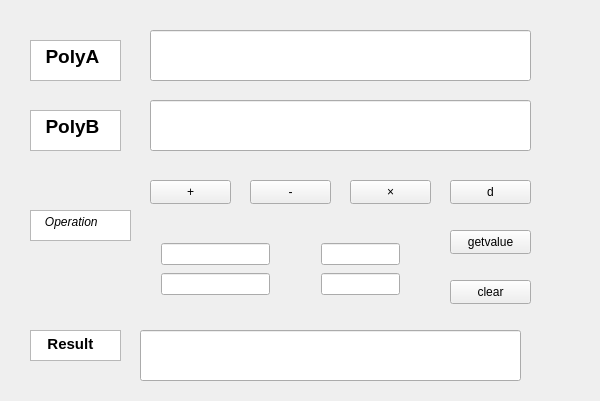
<?xml version="1.0" encoding="UTF-8"?>
<ui version="4.0">
 <class>PolyCalc_first_try</class>
 <widget class="QWidget" name="PolyCalc_first_try">
  <property name="geometry">
   <rect>
    <x>0</x>
    <y>0</y>
    <width>600</width>
    <height>401</height>
   </rect>
  </property>
  <property name="windowTitle">
   <string>PolyCalc_first_try</string>
  </property>
  <widget class="QLineEdit" name="PolyA">
   <property name="geometry">
    <rect>
     <x>150</x>
     <y>30</y>
     <width>381</width>
     <height>51</height>
    </rect>
   </property>
   <property name="autoFillBackground">
    <bool>false</bool>
   </property>
  </widget>
  <widget class="QLineEdit" name="PolyB">
   <property name="geometry">
    <rect>
     <x>150</x>
     <y>100</y>
     <width>381</width>
     <height>51</height>
    </rect>
   </property>
  </widget>
  <widget class="QPushButton" name="add">
   <property name="geometry">
    <rect>
     <x>150</x>
     <y>180</y>
     <width>81</width>
     <height>24</height>
    </rect>
   </property>
   <property name="text">
    <string>+</string>
   </property>
  </widget>
  <widget class="QPushButton" name="minus">
   <property name="geometry">
    <rect>
     <x>250</x>
     <y>180</y>
     <width>81</width>
     <height>24</height>
    </rect>
   </property>
   <property name="text">
    <string>-</string>
   </property>
  </widget>
  <widget class="QPushButton" name="multiply">
   <property name="geometry">
    <rect>
     <x>350</x>
     <y>180</y>
     <width>81</width>
     <height>24</height>
    </rect>
   </property>
   <property name="text">
    <string>×</string>
   </property>
  </widget>
  <widget class="QPushButton" name="derivative">
   <property name="geometry">
    <rect>
     <x>450</x>
     <y>180</y>
     <width>81</width>
     <height>24</height>
    </rect>
   </property>
   <property name="text">
    <string>d</string>
   </property>
  </widget>
  <widget class="QWidget" name="verticalLayoutWidget">
   <property name="geometry">
    <rect>
     <x>150</x>
     <y>230</y>
     <width>131</width>
     <height>80</height>
    </rect>
   </property>
   <layout class="QVBoxLayout" name="verticalLayout">
    <item>
     <widget class="QLineEdit" name="x1"/>
    </item>
    <item>
     <widget class="QLineEdit" name="x2"/>
    </item>
   </layout>
  </widget>
  <widget class="QWidget" name="verticalLayoutWidget_3">
   <property name="geometry">
    <rect>
     <x>310</x>
     <y>230</y>
     <width>101</width>
     <height>80</height>
    </rect>
   </property>
   <layout class="QVBoxLayout" name="verticalLayout_3">
    <item>
     <widget class="QLineEdit" name="v1"/>
    </item>
    <item>
     <widget class="QLineEdit" name="v2"/>
    </item>
   </layout>
  </widget>
  <widget class="QPushButton" name="getvalue">
   <property name="geometry">
    <rect>
     <x>450</x>
     <y>230</y>
     <width>81</width>
     <height>24</height>
    </rect>
   </property>
   <property name="text">
    <string>getvalue</string>
   </property>
  </widget>
  <widget class="QPushButton" name="clear2">
   <property name="geometry">
    <rect>
     <x>450</x>
     <y>280</y>
     <width>81</width>
     <height>24</height>
    </rect>
   </property>
   <property name="text">
    <string>clear</string>
   </property>
  </widget>
  <widget class="QLineEdit" name="PolyC">
   <property name="geometry">
    <rect>
     <x>140</x>
     <y>330</y>
     <width>381</width>
     <height>51</height>
    </rect>
   </property>
  </widget>
  <widget class="QPlainTextEdit" name="plainTextEdit">
   <property name="geometry">
    <rect>
     <x>30</x>
     <y>40</y>
     <width>91</width>
     <height>41</height>
    </rect>
   </property>
   <property name="font">
    <font>
     <pointsize>14</pointsize>
     <bold>true</bold>
    </font>
   </property>
   <property name="readOnly">
    <bool>true</bool>
   </property>
   <property name="plainText">
    <string>  PolyA</string>
   </property>
  </widget>
  <widget class="QPlainTextEdit" name="plainTextEdit_3">
   <property name="geometry">
    <rect>
     <x>30</x>
     <y>330</y>
     <width>91</width>
     <height>31</height>
    </rect>
   </property>
   <property name="font">
    <font>
     <pointsize>11</pointsize>
     <bold>true</bold>
    </font>
   </property>
   <property name="readOnly">
    <bool>true</bool>
   </property>
   <property name="plainText">
    <string>   Result</string>
   </property>
  </widget>
  <widget class="QPlainTextEdit" name="plainTextEdit_4">
   <property name="geometry">
    <rect>
     <x>30</x>
     <y>210</y>
     <width>101</width>
     <height>31</height>
    </rect>
   </property>
   <property name="font">
    <font>
     <italic>true</italic>
    </font>
   </property>
   <property name="readOnly">
    <bool>true</bool>
   </property>
   <property name="plainText">
    <string>   Operation</string>
   </property>
  </widget>
  <widget class="QPlainTextEdit" name="plainTextEdit_2">
   <property name="geometry">
    <rect>
     <x>30</x>
     <y>110</y>
     <width>91</width>
     <height>41</height>
    </rect>
   </property>
   <property name="font">
    <font>
     <pointsize>14</pointsize>
     <bold>true</bold>
    </font>
   </property>
   <property name="readOnly">
    <bool>true</bool>
   </property>
   <property name="plainText">
    <string>  PolyB</string>
   </property>
  </widget>
 </widget>
 <layoutdefault spacing="6" margin="11"/>
 <resources>
  <include location="PolyCalc_first_try.qrc"/>
 </resources>
 <connections/>
</ui>
